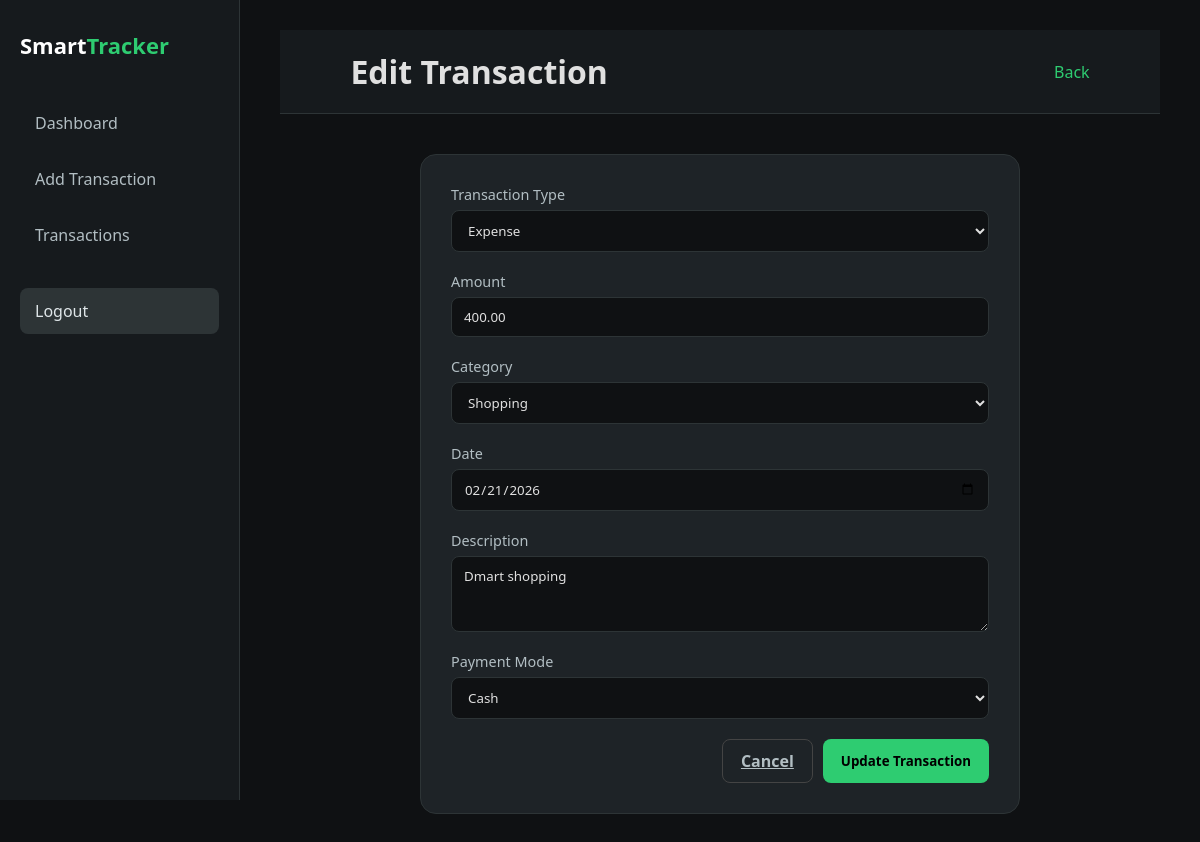
The app's page /transactions/edit/9/ (signed in) with its own data.
### transactions/models.py (models this page shows, shortened)
class Expense(models.Model):
    CATEGORY_CHOICES = [
        ("Food", "Food"),
        ("Travel", "Travel"),
        ("Rent", "Rent"),
        ("Shopping", "Shopping"),
        ("Entertainment", "Entertainment"),
        ("Salary", "Salary"),
    ]
    user = models.ForeignKey(User, on_delete=models.CASCADE)
    transaction_type = models.CharField(max_length=10, default="Expense")
    payment_mode = models.CharField(max_length=20, default="Cash")
    amount = models.DecimalField(max_digits=10, decimal_places=2)
    category = models.CharField(max_length=50, choices=CATEGORY_CHOICES)
    description = models.CharField(max_length=255, blank=True)
    date = models.DateField()
    created_at = models.DateTimeField(auto_now_add=True)

### transactions/views.py (the view, shortened to what this page needs)
# urls.py: path('edit/<int:pk>/', views.edit_expense, name='edit_transaction'),
@login_required
def edit_expense(request, pk):
    expense = get_object_or_404(Expense, pk=pk, user=request.user)
    context = {
        "expense": expense,
    }
    return render(request, "transactions/edit-transaction.html", context)

### transactions/templates/transactions/edit-transaction.html (shortened to what this page needs)
{% load static %}
<!DOCTYPE html>
<html lang="en">
<head>
    <link rel="stylesheet" href="{% static 'transactions/css/add-transaction.css' %}" />
</head>
<body>
    <div class="dashboard-wrapper">
        <aside class="sidebar">
            <h2 class="brand">Smart<span>Tracker</span></h2>
            <nav class="menu">
                <a href="{% url 'dashboard:dashboard_view' %}">Dashboard</a>
                <a href="{% url 'transactions:add_transaction' %}">Add Transaction</a>
                <a href="{% url 'transactions:transactions' %}">Transactions</a>
                <a href="{% url 'accounts:logout_view' %}" class="logout">Logout</a>
            </nav>
        </aside>
        <main class="main-content">
            <header class="topbar">
                <h1>Edit Transaction</h1>
                <a href="{% url 'transactions:transactions' %}" class="back-link">Back</a>
            </header>
            <section class="form-container">
                <form class="transaction-form" method="POST">
                    <div class="form-group">
                        <label for="type">Transaction Type</label>
                        <select id="type" name="type" required>
                            <option value="expense" {% if expense.transaction_type|lower == "expense" %} selected {% endif %}>Expense</option>
                        </select>
                    </div>
                    <div class="form-group">
                        <label for="amount">Amount</label>
                        <input type="number" id="amount" name="amount" value="{{ expense.amount }}" required />
                    </div>
                    <div class="form-group">
                        <label for="category">Category</label>
                        <select id="category" name="category" required>
                            <option value="Shopping" {% if expense.category == "Shopping" %} selected {% endif %}>Shopping
                            </option>
                        </select>
                    </div>
                    <div class="form-group">
                        <label for="date">Date</label>
                        <input type="date" id="date" name="date" value="{{ expense.date|date:'Y-m-d' }}" required />
                    </div>
                    <div class="form-group">
                        <label for="description">Description</label>
                        <textarea id="description" name="description" rows="3"
                            placeholder="Optional note...">{{ expense.description }}</textarea>
                    </div>
                    <div class="form-group">
                        <label for="payment">Payment Mode</label>
                        <select id="payment" name="payment">
                            <option value="Cash" {% if expense.payment_mode == "Cash" %} selected {% endif %}>Cash
                            </option>
                        </select>
                    </div>
                    <div class="actions">
                        <a href="{% url 'transactions:transactions' %}" class="btn secondary">Cancel</a>
                        <button type="submit" class="btn primary">Update Transaction</button>
                    </div>
                </form>
            </section>
        </main>
    </div>
</body>
</html>

### transactions/static/transactions/css/add-transaction.css (style rules this page uses)
* { box-sizing: border-box; margin: 0; padding: 0; font-family: 'Segoe UI', sans-serif; }
body { min-height: 100vh; background: #0f1113; color: #e0e0e0; }
.topbar { padding: 20px 8%; background: #161a1d; border-bottom: 1px solid #2d3436; display: flex; justify-content: space-between; align-items: center; }
.back-link { color: #2ecc71; text-decoration: none; }
.form-container { padding: 40px 8%; display: flex; justify-content: center; }
.transaction-form { width: 100%; max-width: 600px; background: #1e2327; border-radius: 16px; padding: 30px; border: 1px solid #2d3436; }
.form-group { display: flex; flex-direction: column; margin-bottom: 20px; }
.form-group label { margin-bottom: 6px; color: #b2bec3; font-size: 0.9rem; }
.form-group input, .form-group select, .form-group textarea { padding: 10px 12px; border-radius: 8px; border: 1px solid #2d3436; background: #0f1113; color: #e0e0e0; outline: none; }
.actions { display: flex; justify-content: flex-end; gap: 10px; margin-top: 10px; }
.btn { padding: 10px 18px; border-radius: 8px; border: none; cursor: pointer; font-weight: 600; }
.btn.primary { background: #2ecc71; color: #000; }
.btn.secondary { background: transparent; border: 1px solid #444; color: #b2bec3; }
.dashboard-wrapper { display: flex; min-height: 100vh; background: #0f1113; color: #e0e0e0; }
.sidebar { width: 240px; background: #161a1d; padding: 30px 20px; border-right: 1px solid #2d3436; position: sticky; top: 0; height: 100vh; }
.brand { font-size: 22px; margin-bottom: 40px; color: #ffffff; }
.brand span { color: #2ecc71; }
.menu a { display: flex; align-items: center; padding: 12px 15px; margin-bottom: 10px; color: #b2bec3; text-decoration: none; border-radius: 8px; transition: all 0.25s ease; }
.menu a.logout { margin-top: 30px; background: #2d3436; color: #dfe6e9; }
.main-content { flex: 1; padding: 30px 40px; }

### records on screen
Expense: type "Expense", amount "400.00", category "Shopping", date "02/21/2026", description "Dmart shopping", payment "Cash"
